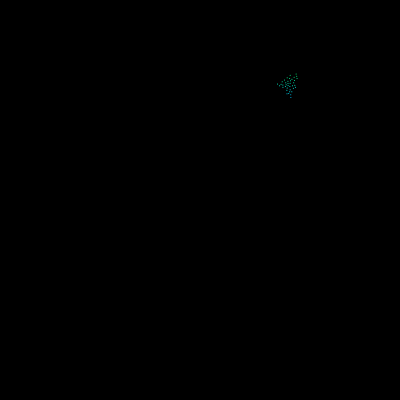
Frame 1 (no input)
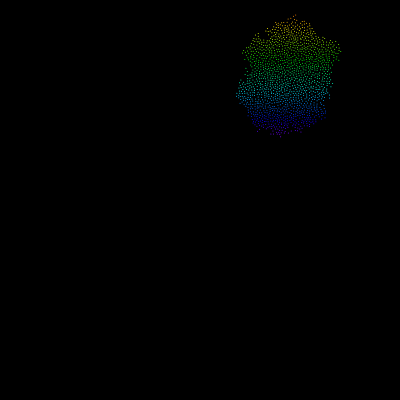
Frame 60 (no input)
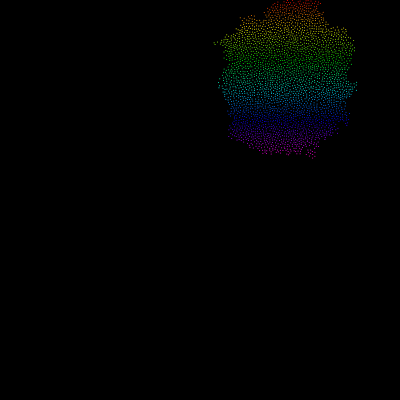
Frame 120 (the mouse pressed at the canvas centre since frame 60)

The p5.js sketch that drew these frames (run headless with seeded random() and noise() and a simulated clock; from frame 60 on, the mouse is pressed at the canvas centre):

// p5.js sketch
// ── sketch.js
/*
  # Mohamed Elshorbagy
  # 16/6/2017
  # Poisson-disc Sampling

 */

var r = 2;
var k = 30;
var w = r / Math.sqrt(2);
var grid = [];
var active = [];
var cols , rows;


function setup() {
createCanvas(400,400);
colorMode(HSB);

// STEP 0
 cols = floor(width / w);
 rows = floor(height / w);


for(var i = 0 ; i < rows * cols;i++) {
  grid[i] = undefined;

}




// Step 1 

var x = random(width);
var y = random(height);
var pos = createVector(x , y);
var i = floor(x / w); 
var j = floor(y / w);


grid[i + j * cols] = pos;
active.push(pos);


}







/*  Draw Function */
function draw() {
  background(0);

  for (total = 0 ; total < 40 ; total++) {

  if(active.length > 0) {
    var randomIndex = floor(random(active.length));
    var posActive = active[randomIndex];
    var foundActive = false;
    for(var n = 0 ; n < k ; n++) {
      var offset = p5.Vector.random2D();
      var bet = random(r , 2 * r);
      offset.setMag(bet);
      offset.add(posActive);



      
  var col = floor(offset.x / w);
  var row = floor(offset.y / w);
  var check = true;

  for(var i = -1 ; i <= 1 ;i++) {
    for (var j = -1 ; j <= 1 ;j++) {
        var formula = (i + col) + (j + row) * cols
        var neighbour = grid[formula];
        if (neighbour) {
        var d = p5.Vector.dist(offset , neighbour);
        if(d < r) {
          check = false;
          
        }
      }
    }
  }


  if (check) {
    foundActive = true;
    grid[col + row * cols] = offset;
    active.push(offset);
    break;
  }


// End Of K Loop
    }

    if(!foundActive) {

      active.splice(r , 1);

    }


// End of Active.length If

  }



  }







  for(var i = 0 ; i < grid.length ; i++) {
    if (grid[i]) {
    
        stroke(i / 100 % 360 , 100 , 100);
        strokeWeight(1);
        point(grid[i].x , grid[i].y);

    }


  }


  // for(var i = 0; i < active.length;i++) {
  //   stroke(255 , 125 , 255);
  //   strokeWeight(2);
  //   point(active[i].x , active[i].y);

  // }



}
